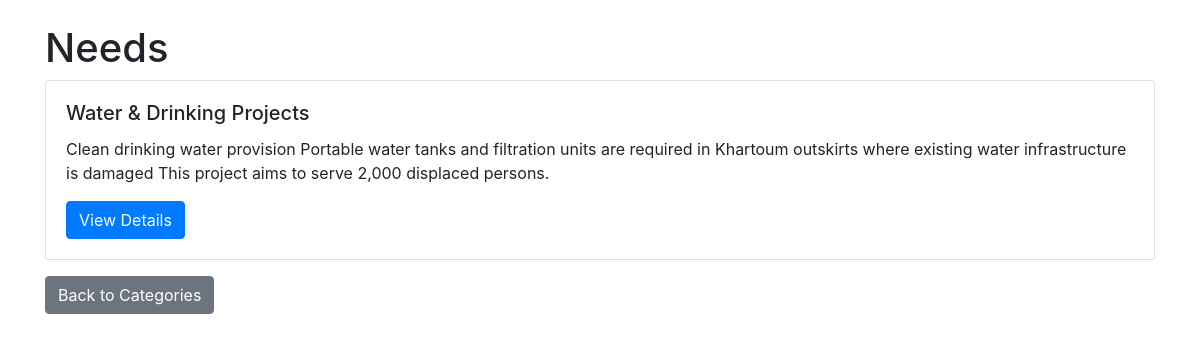
Page /category/2 on the committed database.
### tables this page shows
CREATE TABLE needs (
            id INTEGER PRIMARY KEY AUTOINCREMENT,
            category_id INTEGER,
            title TEXT,
            description TEXT,
            goal REAL,
            FOREIGN KEY (category_id) REFERENCES categories(id)
        );

### app.py (the view)
@app.route('/category/<int:category_id>')
def category_needs(category_id):
    conn = get_db_connection()
    needs = conn.execute('SELECT * FROM needs WHERE category_id = ?', (category_id,)).fetchall()
    conn.close()
    return render_template('needs.html', needs=needs, category_id=category_id)

### app.py (called while the page is built)
def get_db_connection():
    conn = sqlite3.connect('takaful.db')
    conn.row_factory = sqlite3.Row
    return conn

### templates/needs.html (shortened to what this page needs)
<!DOCTYPE html>
<html lang="en">
<head>
    <link rel="stylesheet" href="https://stackpath.bootstrapcdn.com/bootstrap/4.5.2/css/bootstrap.min.css"/>
</head>
<body>
<div class="container">
    <h1 class="mt-4">Needs</h1>
    {% for need in needs %}
        <div class="card mb-3">
            <div class="card-body">
                <h5 class="card-title">{{ need['title'] }}</h5>
                <p class="card-text">{{ need['description'] }}</p>
                <a href="{{ url_for('need_detail', need_id=need['id']) }}" class="btn btn-primary">View Details</a>
            </div>
        </div>
    {% endfor %}
    <a href="{{ url_for('home') }}" class="btn btn-secondary">Back to Categories</a>
</div>
</body>
</html>

### rows in the picture
needs: title "Water & Drinking Projects", description "Clean drinking water provision Portable water tanks and filtration units are required in Khartoum outskirts where existing water infrastructure is damaged This project aims to serve 2,000 displaced persons."
